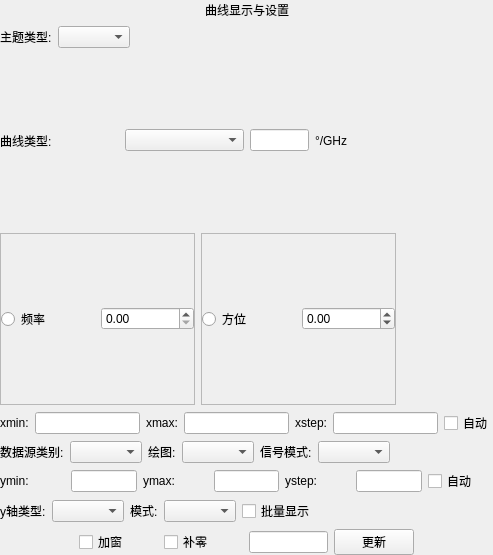
<?xml version="1.0" encoding="UTF-8"?>
<ui version="4.0">
 <class>CurveSetting</class>
 <widget class="QWidget" name="CurveSetting">
  <property name="geometry">
   <rect>
    <x>0</x>
    <y>0</y>
    <width>493</width>
    <height>555</height>
   </rect>
  </property>
  <property name="windowTitle">
   <string>Form</string>
  </property>
  <layout class="QVBoxLayout" name="verticalLayout_2" stretch="0">
   <property name="leftMargin">
    <number>0</number>
   </property>
   <property name="topMargin">
    <number>0</number>
   </property>
   <property name="rightMargin">
    <number>0</number>
   </property>
   <property name="bottomMargin">
    <number>0</number>
   </property>
   <item>
    <layout class="QVBoxLayout" name="verticalLayout" stretch="0,8">
     <item>
      <layout class="QHBoxLayout" name="horizontalLayout">
       <item>
        <spacer name="horizontalSpacer">
         <property name="orientation">
          <enum>Qt::Horizontal</enum>
         </property>
         <property name="sizeHint" stdset="0">
          <size>
           <width>40</width>
           <height>20</height>
          </size>
         </property>
        </spacer>
       </item>
       <item>
        <widget class="QLabel" name="label">
         <property name="text">
          <string>曲线显示与设置</string>
         </property>
        </widget>
       </item>
       <item>
        <spacer name="horizontalSpacer_2">
         <property name="orientation">
          <enum>Qt::Horizontal</enum>
         </property>
         <property name="sizeHint" stdset="0">
          <size>
           <width>40</width>
           <height>20</height>
          </size>
         </property>
        </spacer>
       </item>
      </layout>
     </item>
     <item>
      <widget class="QWidget" name="widget" native="true">
       <layout class="QVBoxLayout" name="verticalLayout_7">
        <property name="leftMargin">
         <number>0</number>
        </property>
        <property name="topMargin">
         <number>0</number>
        </property>
        <property name="rightMargin">
         <number>0</number>
        </property>
        <property name="bottomMargin">
         <number>0</number>
        </property>
        <item>
         <layout class="QHBoxLayout" name="horizontalLayout_2">
          <item>
           <widget class="QLabel" name="label_2">
            <property name="text">
             <string>主题类型:</string>
            </property>
           </widget>
          </item>
          <item>
           <widget class="QComboBox" name="comboBox"/>
          </item>
          <item>
           <spacer name="horizontalSpacer_6">
            <property name="orientation">
             <enum>Qt::Horizontal</enum>
            </property>
            <property name="sizeHint" stdset="0">
             <size>
              <width>40</width>
              <height>20</height>
             </size>
            </property>
           </spacer>
          </item>
         </layout>
        </item>
        <item>
         <layout class="QHBoxLayout" name="horizontalLayout_3" stretch="2,2,1,1,2">
          <item>
           <widget class="QLabel" name="label_3">
            <property name="text">
             <string>曲线类型:</string>
            </property>
           </widget>
          </item>
          <item>
           <widget class="QComboBox" name="comboBoxDataType"/>
          </item>
          <item>
           <widget class="QLineEdit" name="textBox1DCurveShowValue"/>
          </item>
          <item>
           <widget class="QLabel" name="label_6">
            <property name="text">
             <string>°/GHz</string>
            </property>
           </widget>
          </item>
          <item>
           <spacer name="horizontalSpacer_5">
            <property name="orientation">
             <enum>Qt::Horizontal</enum>
            </property>
            <property name="sizeHint" stdset="0">
             <size>
              <width>40</width>
              <height>20</height>
             </size>
            </property>
           </spacer>
          </item>
         </layout>
        </item>
        <item>
         <layout class="QHBoxLayout" name="horizontalLayout_11" stretch="2,2,1">
          <item>
           <widget class="QFrame" name="frame">
            <property name="frameShape">
             <enum>QFrame::StyledPanel</enum>
            </property>
            <property name="frameShadow">
             <enum>QFrame::Raised</enum>
            </property>
            <layout class="QVBoxLayout" name="verticalLayout_3">
             <property name="leftMargin">
              <number>0</number>
             </property>
             <property name="topMargin">
              <number>0</number>
             </property>
             <property name="rightMargin">
              <number>0</number>
             </property>
             <property name="bottomMargin">
              <number>0</number>
             </property>
             <item>
              <layout class="QHBoxLayout" name="horizontalLayout_10">
               <item>
                <widget class="QRadioButton" name="radioButton">
                 <property name="text">
                  <string>频率</string>
                 </property>
                </widget>
               </item>
               <item>
                <widget class="QDoubleSpinBox" name="doubleSpinBox">
                 <property name="singleStep">
                  <double>0.020000000000000</double>
                 </property>
                </widget>
               </item>
              </layout>
             </item>
            </layout>
           </widget>
          </item>
          <item>
           <widget class="QFrame" name="frame_2">
            <property name="frameShape">
             <enum>QFrame::StyledPanel</enum>
            </property>
            <property name="frameShadow">
             <enum>QFrame::Raised</enum>
            </property>
            <layout class="QVBoxLayout" name="verticalLayout_4">
             <property name="leftMargin">
              <number>0</number>
             </property>
             <property name="topMargin">
              <number>0</number>
             </property>
             <property name="rightMargin">
              <number>0</number>
             </property>
             <property name="bottomMargin">
              <number>0</number>
             </property>
             <item>
              <layout class="QHBoxLayout" name="horizontalLayout_8">
               <item>
                <widget class="QRadioButton" name="radioButton_2">
                 <property name="text">
                  <string>方位</string>
                 </property>
                </widget>
               </item>
               <item>
                <widget class="QDoubleSpinBox" name="doubleSpinBox_2">
                 <property name="minimum">
                  <double>-180.000000000000000</double>
                 </property>
                 <property name="maximum">
                  <double>180.000000000000000</double>
                 </property>
                 <property name="singleStep">
                  <double>0.100000000000000</double>
                 </property>
                </widget>
               </item>
              </layout>
             </item>
            </layout>
           </widget>
          </item>
          <item>
           <spacer name="horizontalSpacer_9">
            <property name="orientation">
             <enum>Qt::Horizontal</enum>
            </property>
            <property name="sizeHint" stdset="0">
             <size>
              <width>40</width>
              <height>20</height>
             </size>
            </property>
           </spacer>
          </item>
         </layout>
        </item>
        <item>
         <layout class="QHBoxLayout" name="horizontalLayout_6">
          <item>
           <widget class="QLabel" name="label_4">
            <property name="text">
             <string>xmin:</string>
            </property>
           </widget>
          </item>
          <item>
           <widget class="QLineEdit" name="xMinEdit"/>
          </item>
          <item>
           <widget class="QLabel" name="label_8">
            <property name="text">
             <string>xmax:</string>
            </property>
           </widget>
          </item>
          <item>
           <widget class="QLineEdit" name="xMaxEdit"/>
          </item>
          <item>
           <widget class="QLabel" name="label_9">
            <property name="text">
             <string>xstep:</string>
            </property>
           </widget>
          </item>
          <item>
           <widget class="QLineEdit" name="xStepEdit"/>
          </item>
          <item>
           <widget class="QCheckBox" name="checkBox">
            <property name="text">
             <string>自动</string>
            </property>
           </widget>
          </item>
         </layout>
        </item>
        <item>
         <layout class="QHBoxLayout" name="horizontalLayout_5">
          <item>
           <widget class="QLabel" name="label_5">
            <property name="text">
             <string>数据源类别:</string>
            </property>
           </widget>
          </item>
          <item>
           <widget class="QComboBox" name="comboBoxDataProcessedType"/>
          </item>
          <item>
           <widget class="QLabel" name="label_14">
            <property name="text">
             <string>绘图:</string>
            </property>
           </widget>
          </item>
          <item>
           <widget class="QComboBox" name="comboBoxplottype"/>
          </item>
          <item>
           <widget class="QLabel" name="label_15">
            <property name="text">
             <string>信号模式:</string>
            </property>
           </widget>
          </item>
          <item>
           <widget class="QComboBox" name="comboBoxSignalWorkStyle"/>
          </item>
          <item>
           <spacer name="horizontalSpacer_7">
            <property name="orientation">
             <enum>Qt::Horizontal</enum>
            </property>
            <property name="sizeHint" stdset="0">
             <size>
              <width>40</width>
              <height>20</height>
             </size>
            </property>
           </spacer>
          </item>
         </layout>
        </item>
        <item>
         <layout class="QHBoxLayout" name="horizontalLayout_7" stretch="1,1,1,1,1,1,1">
          <item>
           <widget class="QLabel" name="label_10">
            <property name="text">
             <string>ymin:</string>
            </property>
           </widget>
          </item>
          <item>
           <widget class="QLineEdit" name="yMinEdit"/>
          </item>
          <item>
           <widget class="QLabel" name="label_11">
            <property name="text">
             <string>ymax:</string>
            </property>
           </widget>
          </item>
          <item>
           <widget class="QLineEdit" name="yMaxEdit"/>
          </item>
          <item>
           <widget class="QLabel" name="label_12">
            <property name="text">
             <string>ystep:</string>
            </property>
           </widget>
          </item>
          <item>
           <widget class="QLineEdit" name="yStepEdit"/>
          </item>
          <item>
           <widget class="QCheckBox" name="checkBox_2">
            <property name="text">
             <string>自动</string>
            </property>
           </widget>
          </item>
         </layout>
        </item>
        <item>
         <layout class="QHBoxLayout" name="horizontalLayout_4">
          <item>
           <widget class="QLabel" name="label_7">
            <property name="text">
             <string>y轴类型:</string>
            </property>
           </widget>
          </item>
          <item>
           <widget class="QComboBox" name="comboBoxYAxisDataType"/>
          </item>
          <item>
           <widget class="QLabel" name="label_13">
            <property name="text">
             <string>模式:</string>
            </property>
           </widget>
          </item>
          <item>
           <widget class="QComboBox" name="comboBox_ScanMode"/>
          </item>
          <item>
           <widget class="QCheckBox" name="checkBoxDataBatchRangeCaculateMode">
            <property name="text">
             <string>批量显示</string>
            </property>
           </widget>
          </item>
          <item>
           <spacer name="horizontalSpacer_8">
            <property name="orientation">
             <enum>Qt::Horizontal</enum>
            </property>
            <property name="sizeHint" stdset="0">
             <size>
              <width>40</width>
              <height>20</height>
             </size>
            </property>
           </spacer>
          </item>
         </layout>
        </item>
        <item>
         <layout class="QHBoxLayout" name="horizontalLayout_9" stretch="1,1,1,1,1,1">
          <item>
           <spacer name="horizontalSpacer_3">
            <property name="orientation">
             <enum>Qt::Horizontal</enum>
            </property>
            <property name="sizeHint" stdset="0">
             <size>
              <width>40</width>
              <height>20</height>
             </size>
            </property>
           </spacer>
          </item>
          <item>
           <widget class="QCheckBox" name="checkBoxDataShowWindow">
            <property name="text">
             <string>加窗</string>
            </property>
           </widget>
          </item>
          <item>
           <widget class="QCheckBox" name="checkBoxDatashowZeroPad">
            <property name="text">
             <string>补零</string>
            </property>
           </widget>
          </item>
          <item>
           <widget class="QLineEdit" name="textBoxshowFFT_Length"/>
          </item>
          <item>
           <widget class="QPushButton" name="ButtonDataAnalyzeShow">
            <property name="text">
             <string>更新</string>
            </property>
           </widget>
          </item>
          <item>
           <spacer name="horizontalSpacer_4">
            <property name="orientation">
             <enum>Qt::Horizontal</enum>
            </property>
            <property name="sizeHint" stdset="0">
             <size>
              <width>40</width>
              <height>20</height>
             </size>
            </property>
           </spacer>
          </item>
         </layout>
        </item>
       </layout>
      </widget>
     </item>
    </layout>
   </item>
  </layout>
 </widget>
 <resources/>
 <connections/>
</ui>
